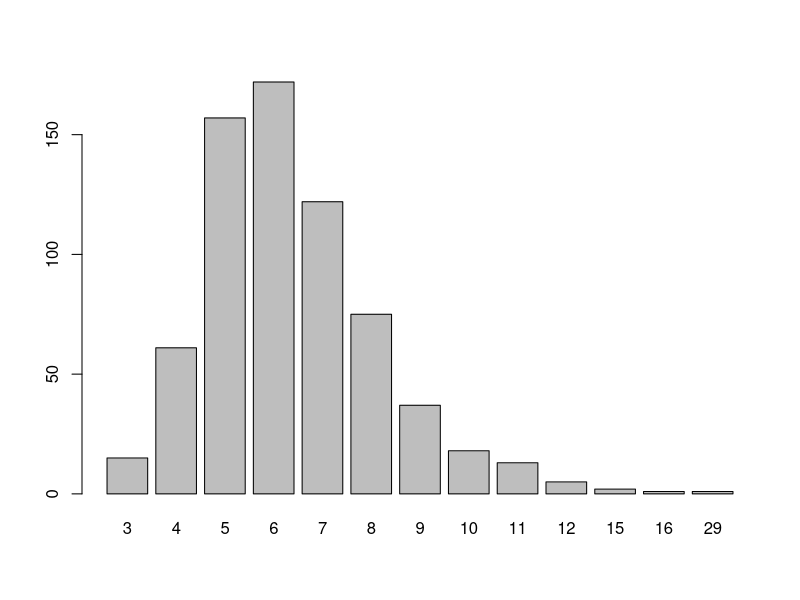

The R source for this figure:
## ---- chunk 1
FrenchSTRs <- read.table("FrenchSTRs.dat", quote="\"", comment.char="")
## ---- chunk 2
length(unique(FrenchSTRs$Individual))
## ---- chunk 3
ncol(FrenchSTRs)-1
## ---- chunk 4
FrenchSTRs[FrenchSTRs == -9] = NA
## ---- chunk 5
(sum(length(which(is.na(FrenchSTRs))))/(ncol(FrenchSTRs)*nrow(FrenchSTRs)))*100
## ---- chunk 6
countAlleles <- function(x){
  y <- length(unique(x[!is.na(x)]))
  return(y)
}
resultAlleles = apply(FrenchSTRs, 2, countAlleles)
#summary of the result
summary(resultAlleles)
#standard deviation
sd(resultAlleles)
## ---- chunk 7
barplot(table(resultAlleles))
## ---- chunk 8
expectedHeterozygote <- function(x){
  1-sum((unique(table(x[!is.na(x)]))/length(x))^2) #formula from slides.
}
resultExpected = apply(FrenchSTRs, 2, expectedHeterozygote)
summary(resultExpected)
